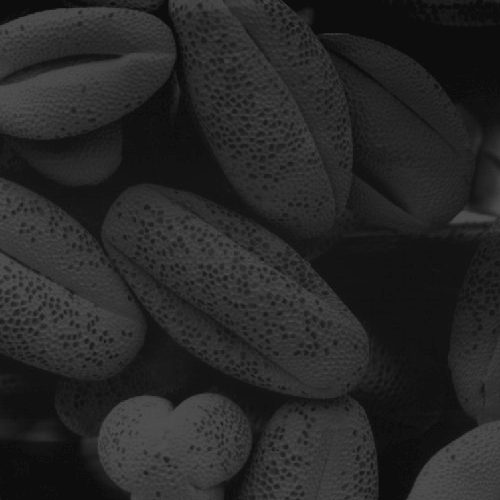
#> input picture shells.tif, 500 x 500 px
$ python Exercise9.py
#> lines starting #> are read from the running program, lines starting #| are printed output that depends on the picture
import cv2
import numpy as np
import matplotlib.pyplot as plt

def sharpen_image(image_path, sigma=1.0, amount=1.5):
    # 1. Load image (Grayscale for the runway)
#> called with image_path = './shells.tif', sigma = 1.5, amount = 2
    img = cv2.imread(image_path, cv2.IMREAD_GRAYSCALE)
#> img is the input picture: shape (500, 500); min 13, max 83, mean 38.7
    if img is None:
        return "Error: Image not found."
    # 2. Create the blurred version (Low-pass)
    # We use GaussianBlur to create a smooth version
    blurred = cv2.GaussianBlur(img, (0, 0), sigma)
    # 3. Calculate the "Mask" (Original - Blurred)
    # This isolates the edges and fine details
    mask = cv2.addWeighted(img, 1.0, blurred, -1.0, 0)
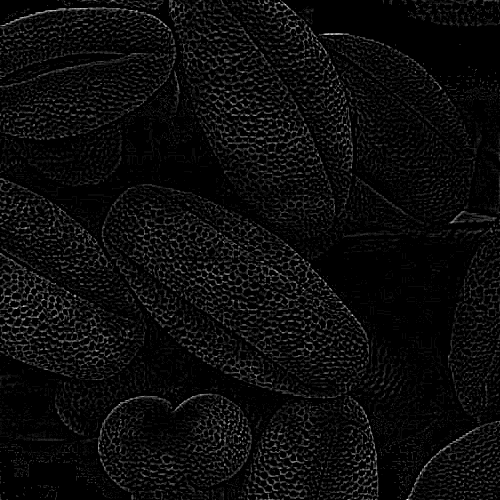
#> mask: shape (500, 500); min 0, max 23, mean 1.1; drawn with min black and max white
    # 4. Add the mask back to the original (Original + Amount * Mask)
    # amount > 1.0 increases sharpness; < 1.0 is a subtle correction
    sharpened = cv2.addWeighted(img, 1.0, mask, amount, 0)
    # Ensure pixel values are within [0, 255]
    sharpened = np.clip(sharpened, 0, 255).astype(np.uint8)
    return img, mask, sharpened

# --- Execution ---
original, edge_mask, sharp_result = sharpen_image('./shells.tif', sigma=1.5, amount=2.0)

# --- Visualization ---
plt.figure(figsize=(15, 5))

plt.subplot(1, 3, 1)
plt.title("Original (Soft)")
plt.imshow(original, cmap='gray')
plt.axis('off')

plt.subplot(1, 3, 2)
plt.title("Edges (The Mask)")
plt.imshow(edge_mask, cmap='gray')
plt.axis('off')

plt.subplot(1, 3, 3)
plt.title("Sharpened Result")
plt.imshow(sharp_result, cmap='gray')
plt.axis('off')

plt.tight_layout()
plt.show()
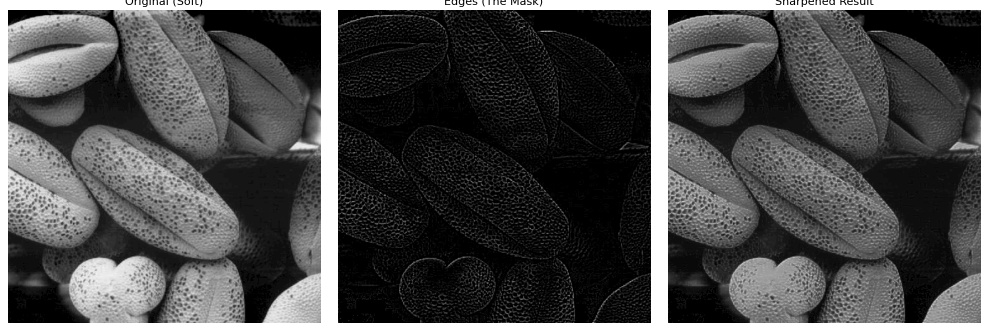
#> figure drawn by matplotlib, 3 panels
